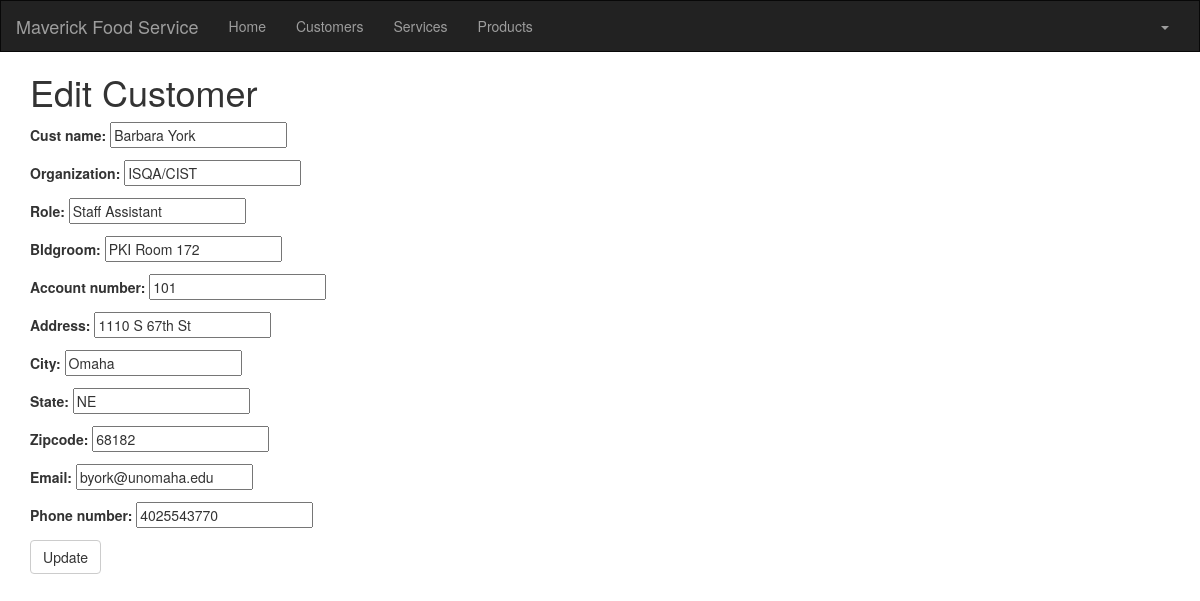
The page /customer/1/edit/ (signed in) on the database its author committed.
### crm/models.py (models this page shows, shortened)
class Customer(models.Model):
    cust_name=models.CharField(max_length=50)
    organization = models.CharField(max_length=100, blank=True)
    role = models.CharField(max_length=100)
    email = models.EmailField(max_length=100)
    bldgroom = models.CharField(max_length=100)
    address = models.CharField(max_length=200)
    account_number = models.IntegerField(blank=False, null=False)
    city = models.CharField(max_length=50)
    state = models.CharField(max_length=50)
    zipcode = models.CharField(max_length=10)
    phone_number = models.CharField(max_length=50)
    created_date = models.DateTimeField(
        default=timezone.now)
    updated_date = models.DateTimeField(auto_now_add=True)

### crm/views.py (the view)
# urls.py: path('customer/<int:pk>/edit/', views.customer_edit, name='customer_edit'),
@login_required
def customer_edit(request, pk):
   customer = get_object_or_404(Customer, pk=pk)
   if request.method == "POST":
       form = CustomerForm(request.POST, instance=customer)
       if form.is_valid():
           customer = form.save(commit=False)
           customer.updated_date = timezone.now()
           customer.save()
           customer = Customer.objects.filter(created_date__lte=timezone.now())
           return render(request, 'crm/customer_list.html',
                         {'customers': customer})
   else:
        form = CustomerForm(instance=customer)
        return render(request, 'crm/customer_edit.html', {'form': form})

### crm/forms.py
class CustomerForm(forms.ModelForm):
    class Meta:
        model = Customer
        fields = ('cust_name', 'organization', 'role', 'bldgroom', 'account_number', 'address', 'city', 'state', 'zipcode', 'email','phone_number')

### crm/templates/crm/customer_edit.html
<!DOCTYPE html>
{% extends 'crm/base.html' %}
{% block content %}
    <h1>Edit Customer</h1>
    <form method="POST" class="customer-form">{% csrf_token %}
        {{ form.as_p }}
        <button type="submit" class="save btn btn-default">Update</button>
    </form>
{% endblock %}

### rows shown on the page
Customer: cust_name "Barbara York", organization "ISQA/CIST", role "Staff Assistant", bldgroom "PKI Room 172", account_number "101", address "1110 S 67th St", city "Omaha", state "NE", zipcode "68182", email "byork@unomaha.edu", phone_number "4025543770"
